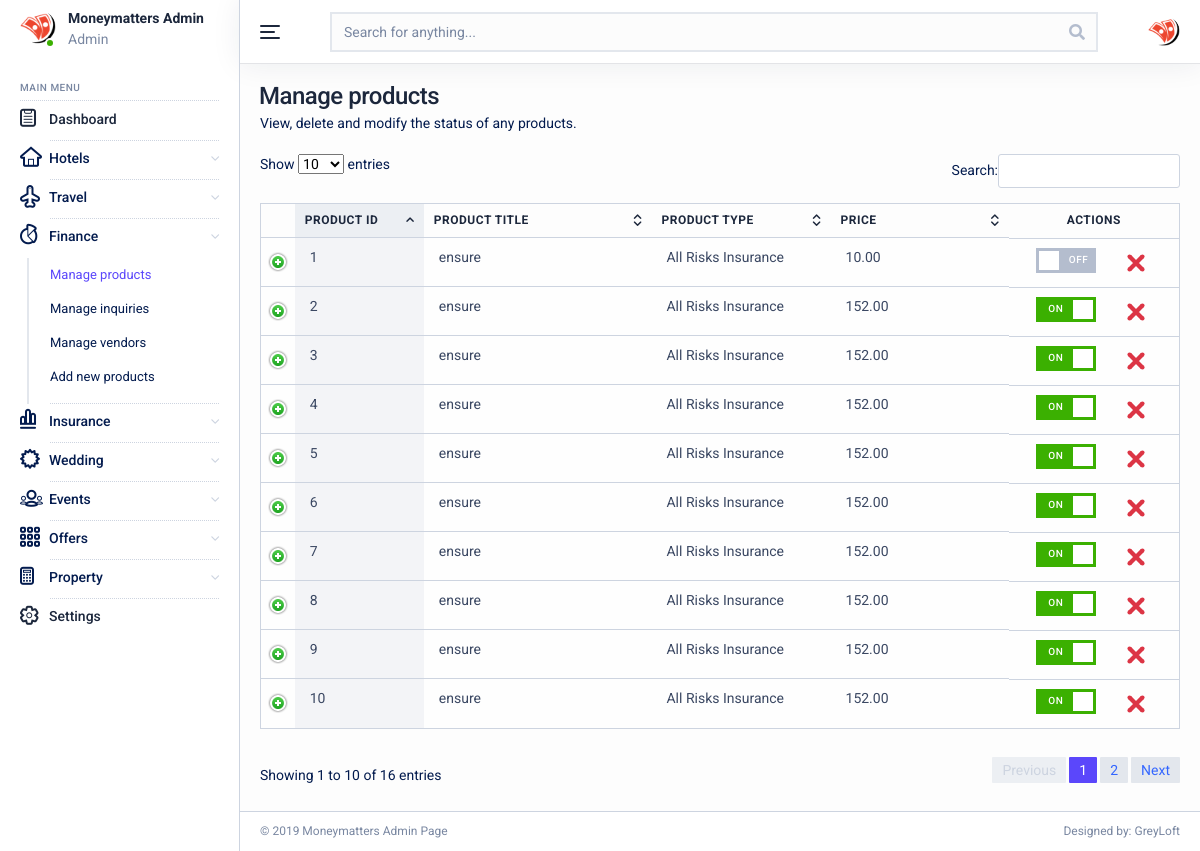
Page /superadmin/finance/list.php on the committed database.
### tables this page shows
CREATE TABLE IF NOT EXISTS `finance` (
  `finance_id` bigint(20) NOT NULL AUTO_INCREMENT,
  `vendor_id` bigint(20) NOT NULL,
  `type` varchar(34) NOT NULL,
  `title` longtext NOT NULL,
  `description` longtext NOT NULL,
  `price` decimal(10,2) NOT NULL,
  `tags` longtext NOT NULL,
  `inquiry` json NOT NULL,
  `tenure` tinytext NOT NULL,
  `value` bigint(20) NOT NULL,
  `views` bigint(20) NOT NULL,
  `status` tinyint(4) NOT NULL,
  `date` datetime NOT NULL,
  PRIMARY KEY (`finance_id`)
);

### superadmin/finance/list.php (the view, shortened to what this page needs)
<?php
  require_once('../../database.php');
  $sql = "SELECT * FROM `finance` WHERE `status` != '-1'";
  $query = mysqli_query($database,$sql);
  $num = mysqli_num_rows($query);
  $result = array();
  if($num > 0){
    while($rows = mysqli_fetch_array($query,MYSQLI_ASSOC)){
      array_push($result,$rows);
    }
  }
?>
<!DOCTYPE html>
<html lang="en">
  <head>
    <link href="../../lib/fontawesome-free/css/all.min.css" rel="stylesheet">
    <link href="../../lib/ionicons/css/ionicons.min.css" rel="stylesheet">
    <link href="../../lib/typicons.font/typicons.css" rel="stylesheet">
    <link href="../../lib/morris.js/morris.css" rel="stylesheet">
    <link href="../../lib/flag-icon-css/css/flag-icon.min.css" rel="stylesheet">
    <link href="../../lib/jqvmap/jqvmap.min.css" rel="stylesheet">
    <link rel="stylesheet" href="../../css/azia.css">
  </head>
  <body class="az-body az-body-sidebar">
    <?php
      require_once('../sidebar.php');
    ?>
    <div class="az-content az-content-dashboard-two">
    <?php
      require_once('../header.php');
    ?>
    <div class="az-content-header d-block d-md-flex">
        <div>
          <h2 class="az-content-title tx-24 mg-b-5 mg-b-lg-8">Manage products</h2>
          <p class="mg-b-0">View, delete and modify the status of any products.</p>
        </div>
      </div>
      <div class="az-content-body">
<div id="deletemodal" class="modal" style="display:none;">
  <div class="modal-dialog modal-sm" role="document">
  </div>
</div>
        <?php
          if(isset($result) && is_array($result)){
            echo <<<EOT
            <table id="eventList" class="table" style="width: 100%;">
              <thead>
                <tr role="row">
                  <th rowspan="1" colspan="1" style="width: 1%;"></th>
                  <th rowspan="1" colspan="1" style="width: 15%;">Product ID</th>
                  <th rowspan="1" colspan="1" style="width: 25%;">Product Title</th>
                  <th rowspan="1" colspan="1" style="width: 20%;">Product Type</th>
                  <th rowspan="1" colspan="1" style="width: 20%;">Price</th>
                  <th rowspan="1" colspan="1" style="width: 20%; text-align:center;">Actions</th>
                </tr>
              </thead>
              <tbody>
EOT;
            for($i = 0; $i < count($result); $i++){
              $data = json_encode($result[$i]);
              $status = $result[$i]['status'] == 1 ? 'on' : '';
              echo <<<EOT
              <tr>
                <td class="details-control" data-data='{$data}' style="cursor:pointer;background:url('../../img/details_open.png') no-repeat center center;"></td>
                <td>{$result[$i]['finance_id']}</td>
                <td>{$result[$i]['title']}</td>
                <td>{$result[$i]['type']}</td>
                <td>{$result[$i]['price']}</td>
                <td style="display:flex;justify-content:space-around;align-items:flex-start">
                  <div class="az-toggle az-toggle-success switchstatus {$status}" data-id="{$result[$i]['finance_id']}"><span></span></div>
                  <img src="../../img/cancel.svg" class="deleterow" data-toggle="modal" data-target="#deletemodal" style="cursor:pointer;" data-id="{$result[$i]['finance_id']}" width="30px"/>
                </td>
            </tr>
EOT;
            }
            echo <<<EOT
            </tbody>
            </table>
EOT;
          }
          ?>
      </div>
      <div class="az-footer ht-40">
        <div class="container-fluid pd-t-0-f ht-100p">
          <span>&copy; 2019 Moneymatters Admin Page</span>
          <span>Designed by: GreyLoft</span>
        </div>
      </div>
    </div>
  </body>
</html>

### rows in the picture
finance: finance_id "1", title "ensure", type "All Risks Insurance", price "10.00", status 0 (drawn)
finance: finance_id "2", title "ensure", type "All Risks Insurance", price "152.00", status 1 (drawn)
finance: finance_id "3", title "ensure", type "All Risks Insurance", price "152.00", status 1 (drawn)
finance: finance_id "4", title "ensure", type "All Risks Insurance", price "152.00", status 1 (drawn)
finance: finance_id "5", title "ensure", type "All Risks Insurance", price "152.00", status 1 (drawn)
finance: finance_id "6", title "ensure", type "All Risks Insurance", price "152.00", status 1 (drawn)
finance: finance_id "7", title "ensure", type "All Risks Insurance", price "152.00", status 1 (drawn)
finance: finance_id "8", title "ensure", type "All Risks Insurance", price "152.00", status 1 (drawn)
finance: finance_id "9", title "ensure", type "All Risks Insurance", price "152.00", status 1 (drawn)
finance: finance_id "10", title "ensure", type "All Risks Insurance", price "152.00", status 1 (drawn)

### other values in the picture
$key "Hotels Travel Finance Insurance Wedding Events Offers Property"
$title "Manage products"
$title "Manage inquiries"
$title "Manage vendors"
$title "Add new products"
